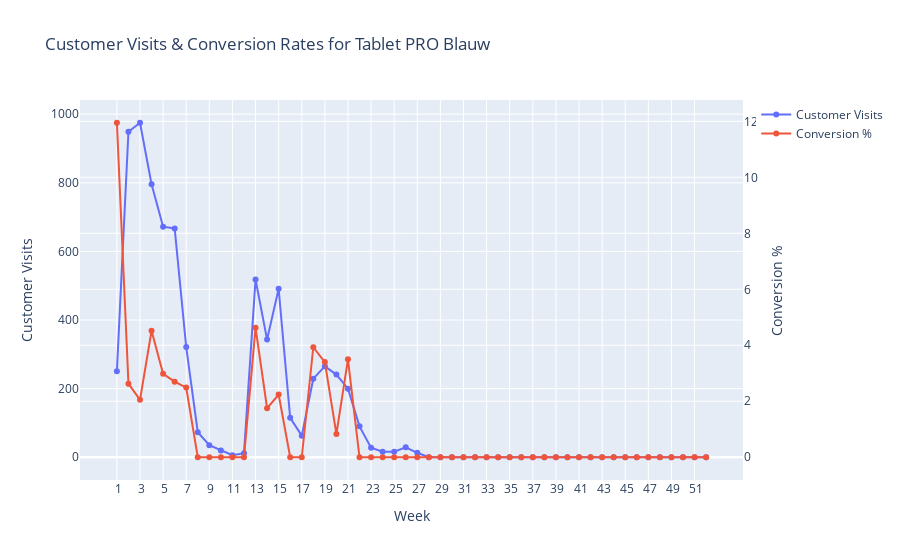

The code cell stored with this chart in its notebook:
### Code cell
import plotly.graph_objects as go

# Filter by product
df_filtered = df[df['Product'] == 'Tablet PRO Blauw']

# Create subplots
fig = go.Figure()

# Add traces
fig.add_trace(go.Scatter(x=df_filtered['week'], y=df_filtered['Customer visits'],
                         mode='lines+markers',
                         name='Customer Visits'))

fig.add_trace(go.Scatter(x=df_filtered['week'], y=df_filtered['Conversion %'],
                         mode='lines+markers',
                         name='Conversion %',
                         yaxis="y2"))

# Layout
fig.update_layout(
    title="Customer Visits & Conversion Rates for Tablet PRO Blauw",
    xaxis=dict(title="Week"),
    yaxis=dict(title="Customer Visits"),
    yaxis2=dict(title="Conversion %", overlaying='y', side='right')
)

fig.show()

### Figure 1 — Plotly figure (JSON) as saved in the notebook; plotly's stock layout.template omitted (floating-point values rounded to 4 significant figures)
{"data": [{"mode": "lines+markers", "name": "Customer Visits", "type": "scatter", "x": [" 1", " 2", " 3", " 4", " 5", " 6", " 7", " 8", " 9", " 10", " 11", " 12", " 13", " 14", " 15", " 16", " 17", " 18", " 19", " 20", " 21", " 22", " 23", " 24", " 25", " 26", " 27", " 28", " 29", " 30", " 31", " 32", " 33", " 34", " 35", " 36", " 37", " 38", " 39", " 40", " 41", " 42", " 43", " 44", " 45", " 46", " 47", " 48", " 49", " 50", " 51", " 52"], "y": [251, 949, 975, 796, 672, 667, 321, 73, 35, 20, 6, 12, 518, 343, 491, 115, 63, 229, 265, 241, 200, 90, 28, 16, 16, 29, 13, 0, 0, 0, 0, 0, 0, 0, 0, 0, 0, 0, 0, 0, 0, 0, 0, 0, 0, 0, 0, 0, 0, 0, 0, 0]}, {"mode": "lines+markers", "name": "Conversion %", "type": "scatter", "x": [" 1", " 2", " 3", " 4", " 5", " 6", " 7", " 8", " 9", " 10", " 11", " 12", " 13", " 14", " 15", " 16", " 17", " 18", " 19", " 20", " 21", " 22", " 23", " 24", " 25", " 26", " 27", " 28", " 29", " 30", " 31", " 32", " 33", " 34", " 35", " 36", " 37", " 38", " 39", " 40", " 41", " 42", " 43", " 44", " 45", " 46", " 47", " 48", " 49", " 50", " 51", " 52"], "y": [11.95, 2.63, 2.05, 4.52, 2.98, 2.7, 2.49, 0, 0, 0, 0, 0, 4.63, 1.75, 2.24, 0, 0, 3.93, 3.4, 0.83, 3.5, 0, 0, 0, 0, 0, 0, 0, 0, 0, 0, 0, 0, 0, 0, 0, 0, 0, 0, 0, 0, 0, 0, 0, 0, 0, 0, 0, 0, 0, 0, 0], "yaxis": "y2"}], "layout": {"title": {"text": "Customer Visits & Conversion Rates for Tablet PRO Blauw"}, "xaxis": {"title": {"text": "Week"}}, "yaxis": {"title": {"text": "Customer Visits"}}, "yaxis2": {"overlaying": "y", "side": "right", "title": {"text": "Conversion %"}}}}
